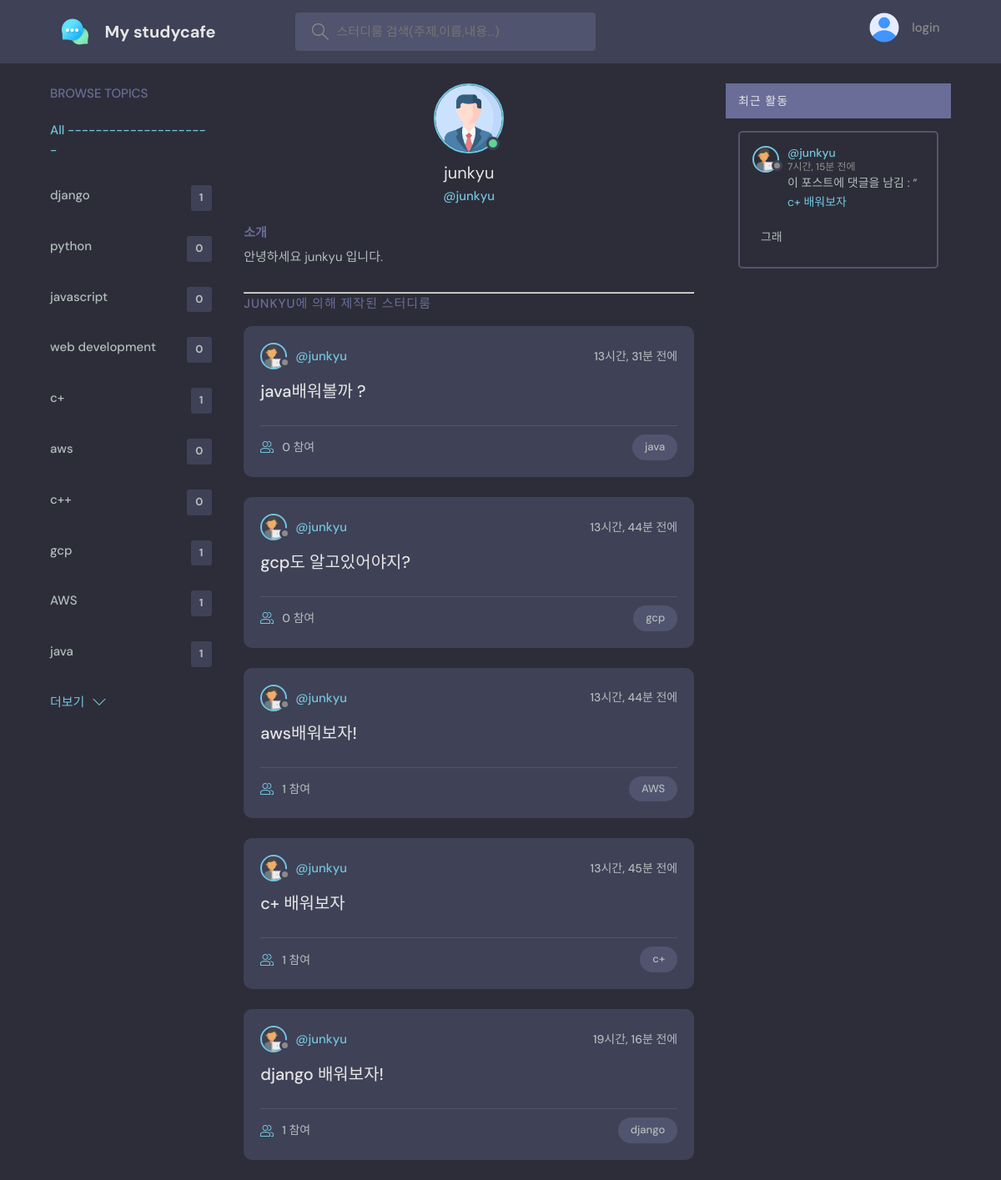
Page /profile/1/ on the earlier database version.
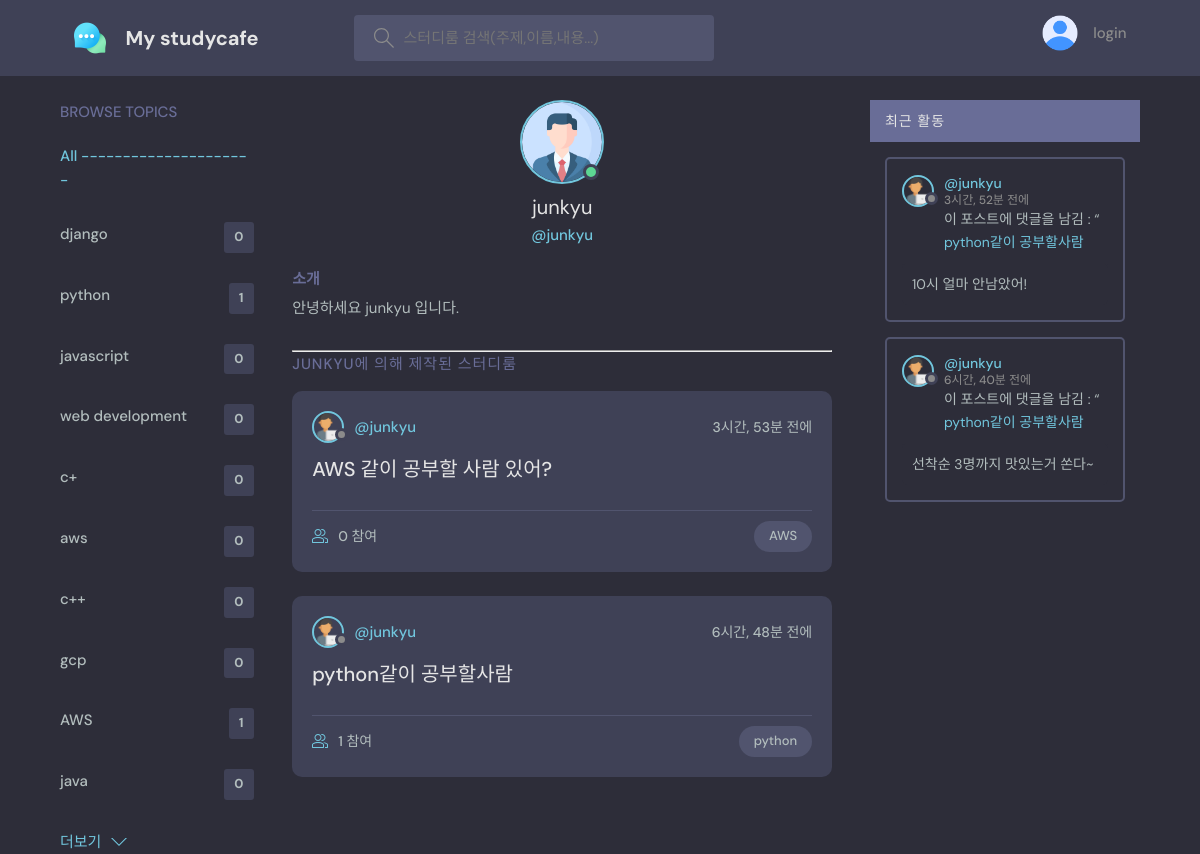
Same page on the later database version.
### discord/models.py (models this page shows, shortened)
class Topic(models.Model):
    name = models.CharField(max_length=200)

class Room(models.Model):
    host = models.ForeignKey(User, on_delete=models.SET_NULL, null=True)
    topic = models.ForeignKey(Topic, on_delete=models.SET_NULL, null=True)
    name = models.CharField(max_length=200)
    description = models.TextField(null=True, blank=True)
    participants = models.ManyToManyField(User, related_name='participants', blank=True)
    updated = models.DateTimeField(auto_now=True)
    created = models.DateTimeField(auto_now_add=True)
    class Meta:
        ordering = ['-created','-updated']
    def __str__(self):
        return self.name

class Message(models.Model):
    user = models.ForeignKey(User, on_delete=models.CASCADE)
    room = models.ForeignKey(Room, on_delete=models.CASCADE)
    body = models.TextField()
    updated = models.DateTimeField(auto_now=True)
    created = models.DateTimeField(auto_now_add=True)
    class Meta:
        ordering = ['-created','-updated']

### discord/views.py (the view)
# urls.py: path('profile/<str:pk>/', views.userProfile, name="user-profile"),
def userProfile(request, pk):
    user = User.objects.get(id=pk)
    rooms = user.room_set.all()
    room_messages = user.message_set.all()
    topics = Topic.objects.all()
    context = {'user': user, 'rooms': rooms,
               'room_messages': room_messages, 'topics': topics}
    return render(request, 'base/profile.html', context)

### discord/templates/base/profile.html (shortened to what this page needs)
{% extends 'main.html' %}
{% load static %}
{% block content %}
  <main class="profile-page layout layout--3">
    <div class="container">
      {% include 'base/topics_component.html' %}
      <div class="roomList">
        <div class="profile">
          <div class="profile__avatar">
            <div class="avatar avatar--large active">
              <img src="{% static 'images/profile.png' %}" />
            </div>
          </div>
          <div class="profile__info">
            <h3>{{user.username}}</h3>
            <p>@{{user.username}}</p>
          </div>
          <div class="profile__about">
            <h3>소개</h3>
            <p>
             안녕하세요 {{user.username}} 입니다.
            </p>
          </div>
        </div>
        <hr>
        <div class="roomList__header">
          <div>
            <h2>{{user.username}}에 의해 제작된 스터디룸</a>
            </h2>
          </div>
        </div>
       {% include 'base/feed_component.html' %}
      </div>
      {% include 'base/activity_component.html' %}
    </div>
  </main>
{% endblock content %}

### templates/main.html (shortened to what this page needs)
<!DOCTYPE html>
{% load static %}
<html lang="en">
  <head>
    <link rel="stylesheet" href="{% static 'styles/style.css' %}" />
  </head>
<body>
    {% include 'navbar.html' %}
    {% block content %}
    {% endblock content %}
</body>
</html>

### templates/navbar.html (shortened to what this page needs)
{% load static%}
<header class="header header--loggedIn">
  <div class="container">
    <a href="{%url 'home' %}" class="header__logo">
      <img src="{% static 'images/chat.png' %}" />
      <h1>My studycafe</h1>
    </a>
    <form class="header__search" method = "GET" action="{% url 'home' %}">
      <label>
        <input name = "q" placeholder="스터디룸 검색(주제,이름,내용...)" />
      </label>
    </form>
    <nav class="header__menu">
      {% if request.user.is_authenticated %}
      <div class="header__user">
        <a href="{% url 'update-user' %}">
          <div class="avatar avatar--medium active">
            <img src="{% static 'images/programmer.png' %}" />
          </div>
          <p>{{request.user.username}} <span>@{{request.user.username}}</span></p>
        </a>
        <button class="dropdown-button">
          <svg version="1.1" xmlns="http://www.w3.org/2000/svg" width="32" height="32" viewBox="0 0 32 32">
            <title>chevron-down</title>
            <path d="M16 21l-13-13h-3l16 16 16-16h-3l-13 13z"></path>
          </svg>
        </button>
      </div>
      {% else %}
      <a href="{% url 'login' %}">
        <img src="{% static 'images/notlogin.png' %}" />
        <p>login</p>
      </a>
      {% endif %}
    </nav>
  </div>
</header>

### discord/templates/base/topics_component.html
<div class="topics">
  <div class="topics__header">
      <h2>Browse Topics</h2>
  </div>
  <ul class="topics__list">
      <li>
          <a href="{% url 'home' %}" class="active"> All ---------------------</a>
      </li>
      {% for topic in topics %}
      <li>
          <a href="{% url 'home' %}?q={{topic.name}}">{{topic.name}}<span>{{topic.room_set.all.count}}</span></a>
      </li>
      {% endfor %}
  </ul>
  <a class="btn btn--link" href="{% url 'topics' %}">
      더보기
      <svg version="1.1" xmlns="http://www.w3.org/2000/svg" width="32" height="32" viewBox="0 0 32 32">
          <title>chevron-down</title>
          <path d="M16 21l-13-13h-3l16 16 16-16h-3l-13 13z"></path>
      </svg>
  </a>
</div>

### discord/templates/base/feed_component.html (shortened to what this page needs)
  {% load static %}
  {% for room in rooms %}
    <div class="roomListRoom">
      <div class="roomListRoom__header">
        <a href="{% url 'user-profile' room.host.id %}" class="roomListRoom__author">
          <div class="avatar avatar--small">
            <img src="{% static 'images/programmer.png' %}" />
          </div>
          <span>@{{room.host.username}}</span>
        </a>
        <div class="roomListRoom__actions">
          <span>{{room.created|timesince}} 전에 </span>
        </div>
      </div>
      <div class="roomListRoom__content">
        <a href="{% url 'room' room.id %}">{{room.name}}</a>
      </div>
      <div class="roomListRoom__meta">
        <a href="{% url 'room' room.id %}" class="roomListRoom__joined">
          {{room.participants.all.count}} 참여
        </a>
        <p class="roomListRoom__topic">{{room.topic.name}}</p>
      </div>
    </div>
  {% endfor %}

### discord/templates/base/activity_component.html (shortened to what this page needs)
{% load static %}
<div>
<div class="activities__header">
    <h2>최근 활동</h2>
</div>
  {% for message in room_messages %}
  <div class="activities__box">
    <div class="activities__boxHeader roomListRoom__header">
      <a href="{% url 'user-profile' message.user.id %}" class="roomListRoom__author">
        <div class="avatar avatar--small">
          <img src="{% static 'images/programmer.png' %}" />
        </div>
        <p>
          @{{message.user}}
          <span>{{message.created|timesince}} 전에</span>
        </p>
      </a>
    </div>
    <div class="activities__boxContent">
      <p>이 포스트에 댓글을 남김 : “<a href="{% url 'room' message.room.id %}">{{message.room}}</a></p>
      <div class="activities__boxRoomContent">{{message.body}}</div>
    </div>
  </div>
{% endfor %}

Differences in the rows shown:
removed Room: host.username "junkyu", created "13시간, 31분", name "java배워볼까 ?", participants.all.count "0", topic.name "java"
removed Room: host.username "junkyu", created "13시간, 44분", name "gcp도 알고있어야지?", participants.all.count "0", topic.name "gcp"
removed Room: host.username "junkyu", created "13시간, 44분", name "aws배워보자!", participants.all.count "1", topic.name "AWS"
removed Room: host.username "junkyu", created "13시간, 45분", name "c+ 배워보자", participants.all.count "1", topic.name "c+"
removed Room: host.username "junkyu", created "19시간, 16분", name "django 배워보자!", participants.all.count "1", topic.name "django"
removed Message: user "junkyu", created "7시간, 15분", room "c+ 배워보자", body "그래"
computed for Topic "django": room_set.all.count "1" → "0"
computed for Topic "python": room_set.all.count "0" → "1"
computed for Topic (number 5 of 10 on the later page): room_set.all.count "1" → "0"
computed for Topic "gcp": room_set.all.count "1" → "0"
computed for Topic "java": room_set.all.count "1" → "0"
added Room: host.username "junkyu", created "3시간, 53분", name "AWS 같이 공부할 사람 있어?", participants.all.count "0", topic.name "AWS"
added Room: host.username "junkyu", created "6시간, 48분", name "python같이 공부할사람", participants.all.count "1", topic.name "python"
added Message: user "junkyu", created "3시간, 52분", room "python같이 공부할사람", body "10시 얼마 안남았어!"
added Message: user "junkyu", created "6시간, 40분", room "python같이 공부할사람", body "선착순 3명까지 맛있는거 쏜다~"
